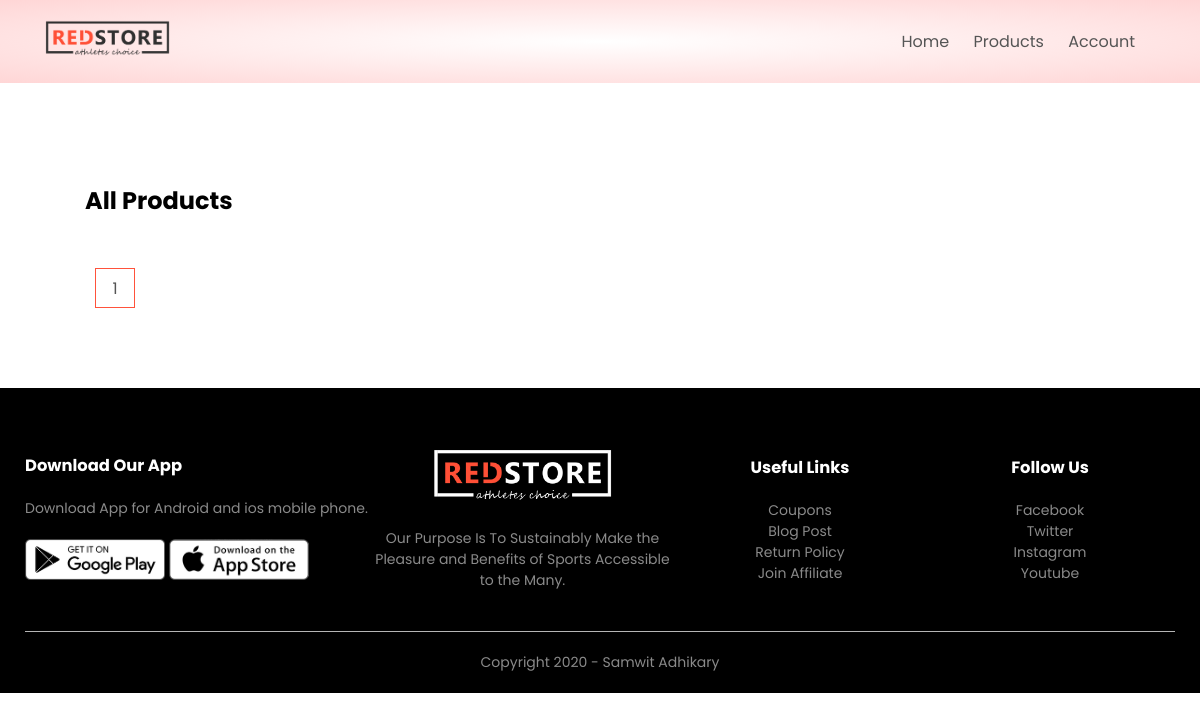
Before: /product_list?page=3 with the older database file.
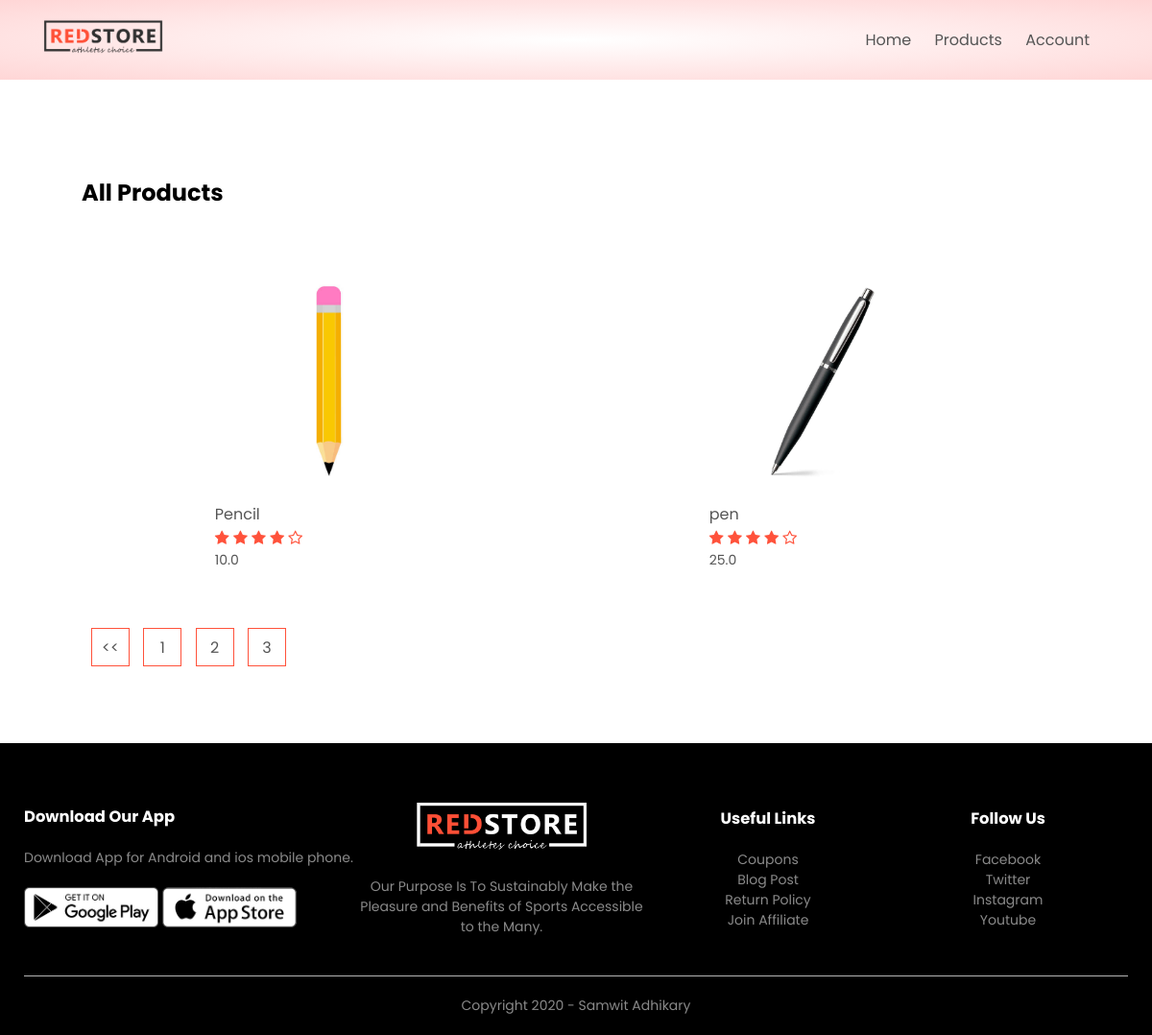
After: the same page with the newer database file.
### products/models.py (models this page shows, shortened)
class Products(models.Model):
    LIVE=1
    DELETE=0
    DELETE_CHOICES=((LIVE,'Live'),(DELETE,'Delete'))
    title=models.CharField(max_length=200)
    price=models.FloatField()
    description=models.TextField()
    image=models.ImageField(upload_to='media/')
    priority=models.IntegerField(default=0)
    delete_status=models.IntegerField(choices=DELETE_CHOICES,default=LIVE)
    created_at=models.DateTimeField(auto_now_add=True)
    updated_at=models.DateTimeField(auto_now=True)

### products/views.py (the view)
# urls.py: path('product_list', views.list_products, name='list_product'),
def list_products(request):
    page=1
    if request.GET:
        page=request.GET.get('page',1)
    product_list=Products.objects.order_by('priority')
    product_paginator = Paginator(product_list,2)
    product_list=product_paginator.get_page(page)
    context ={'products': product_list}
    return render(request, 'products.html', context)

### products/templatetags/chunks.py (called while the page is built)
@register.filter(name='chunks')
def chunks(list_data,chunk_size):
    chunk=[]
    i=0
    for data in list_data:
        chunk.append(data)
        i=i+1
        if i==chunk_size:
            yield chunk
            i=0
            chunk=[]
    if chunk:
         yield chunk

### templates/products.html
{% extends "blank_layout.html" %}
{% block content %}
{% include 'products_list.html' %}
{% endblock content %}

### templates/blank_layout.html (shortened to what this page needs)
{% load static %}
<!DOCTYPE html>
<html lang="en">
<head>
    <link rel="stylesheet" href="{% static 'css/style.css' %}">
    <link rel="stylesheet" href="https://stackpath.bootstrapcdn.com/font-awesome/4.7.0/css/font-awesome.min.css">
</head>
<body>
    <div class="header">
        <div class="container">
            {% include 'menu.html'%}
        </div>
    </div>
    {% block content %}
    {% endblock content %}
    <div class="footer">
        <div class="container">
            <div class="row">
                <div class="footer-col-1">
                    <h3>Download Our App</h3>
                    <p>Download App for Android and ios mobile phone.</p>
                    <div class="app-logo">
                        <img src="{% static 'images/play-store.png' %}">
                        <img src="{% static 'images/app-store.png' %}">
                    </div>
                </div>
                <div class="footer-col-2">
                    <img src="{% static 'images/logo-white.png' %}">
                    <p>Our Purpose Is To Sustainably Make the Pleasure and Benefits of Sports Accessible to the Many.
                    </p>
                </div>
                <div class="footer-col-3">
                    <h3>Useful Links</h3>
                    <ul>
                        <li>Coupons</li>
                        <li>Blog Post</li>
                        <li>Return Policy</li>
                        <li>Join Affiliate</li>
                    </ul>
                </div>
                <div class="footer-col-4">
                    <h3>Follow Us</h3>
                    <ul>
                        <li>Facebook</li>
                        <li>Twitter</li>
                        <li>Instagram</li>
                        <li>Youtube</li>
                    </ul>
                </div>
            </div>
            <hr>
            <p class="copyright">Copyright 2020 - Samwit Adhikary</p>
        </div>
    </div>
</body>
</html>

### templates/menu.html (shortened to what this page needs)
{% load static %}
<div class="navbar">
    <div class="logo">
        <a href="index.html"><img src="{% static 'images/logo.png' %}" alt="logo" width="125px"></a>
    </div>
    <nav>
        <ul id="MenuItems">
            <li><a href="{% url 'home' %}">Home</a></li>
            <li><a href="{% url 'list_product' %}">Products</a></li>
            {% if not user.is_authenticated %}
            <li><a href="{% url 'account' %}">Account</a></li>
            {% else %}
            <li><a href="{% url 'orders' %}">Orders</a></li>
            <li><a href="{% url 'logout' %}">Logout</a></li>
            {% endif %}
        </ul>
    </nav>
</div>

### templates/products_list.html (shortened to what this page needs)
{% load static %}
{% load chunks %}
<div class="small-container">
    <div class="row row-2">
        <h2>All Products</h2>
    </div>
    {% for product_chunks in products|chunks:4 %}
    <div class="row">
        {% for product in product_chunks %}
        <div class="col-4">
            <a href="{% url 'detail_product'  product.id  %}"> <img src="{{ product.image.url }}"> </a>
            <h4>{{ product.title }}</h4>
            <div class="rating">
                <i class="fa fa-star"></i>
                <i class="fa fa-star"></i>
                <i class="fa fa-star"></i>
                <i class="fa fa-star"></i>
                <i class="fa fa-star-o"></i>
            </div>
            <p>{{product.price}}</p>
        </div>
      {% endfor %}
    </div>
   {% endfor%}
    <div class="page-btn">
        {% if products.has_previous %}
        <a href="?page={{ products.previous_page_number }}"><span><<</span></a>
        {% endif %}
        {% for i in products.paginator.page_range %}
        <a href="?page={{i}}"><span>{{i}}</span></a>
        {% endfor %}
    </div>
</div>

### static/css/style.css (style rules this page uses)
* { margin: 0; padding: 0; box-sizing: border-box; }
body { font-family: 'Poppins', sans-serif; }
.navbar { display: flex; align-items: center; padding: 20px; }
nav { flex: 1; text-align: right; }
nav ul { display: inline-block; list-style-type: none; }
nav ul li { display: inline-block; margin-right: 20px; }
a { text-decoration: none; color: #555; }
p { color: #555; }
.container { max-width: 1300px; margin: auto; padding-left: 25px; padding-right: 25px; }
.row { display: flex; align-items: center; flex-wrap: wrap; justify-content: space-around; }
.header { background: radial-gradient(#fff,#ffd6d6); }
.small-container { max-width: 1080px; margin: auto; padding-left: 25px; padding-right: 25px; }
.col-4 { flex-basis: 25%; padding: 10px; min-width: 200px; margin-bottom: 50px; transition: transform 0.5s; }
.col-4 img { width: 100%; }
h4 { color: #555; font-weight: normal; }
.col-4 p { font-size: 14px; }
.rating .fa { color: #ff523b; }
.footer { background: black; color: #8a8a8a; font-size: 14px; padding: 60px 0 20px; }
.footer p { color: #8a8a8a; }
.footer h3 { color: #fff; margin-bottom: 20px; }
.footer-col-1, .footer-col-2, .footer-col-3, .footer-col-4 { min-width: 250px; margin-bottom: 20px; }
.footer-col-1 { flex-basis: 30%; }
.footer-col-2 { flex: 1; text-align: center; }
.footer-col-2 img { width: 180px; margin-bottom: 20px; }
.footer-col-3, .footer-col-4 { flex-basis: 12%; text-align: center; }
ul { list-style-type: none; }
.app-logo { margin-top: 20px; }
.app-logo img { width: 140px; }
.footer hr { border: none; background: #b5b5b5; height: 1px; margin: 20px 0; }
.copyright { text-align: center; }
.row-2 { justify-content: space-between; margin: 100px auto 50px; }
.page-btn { margin: 0 auto 80px; }
.page-btn span { display: inline-block; border: 1px solid #ff523b; margin-left: 10px; width: 40px; height: 40px; text-align: center; line-height: 40px; cursor: pointer; }

Changed rows visible on the page:
added Products: image (picture), title "Pencil", price "10.0"
added Products: image (picture), title "pen", price "25.0"
Other visible differences:
new list line: "2"
new list line: "3"
